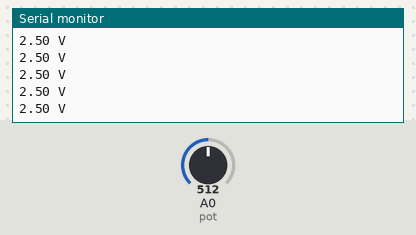
A sketch run on a simulated Arduino Uno, built with avr-gcc and run on an emulated ATmega328P. Shown: the last lines printed to the serial monitor. Inputs (shaded band) come from the test bench; at power-on: A0 (pot) = 512.

Above: at 1.2 s.
1.3 s: A0 (pot) set to 716
At 1.68 s:
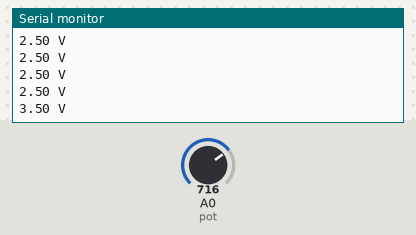
2.8 s: A0 (pot) set to 900
At 2.94 s:
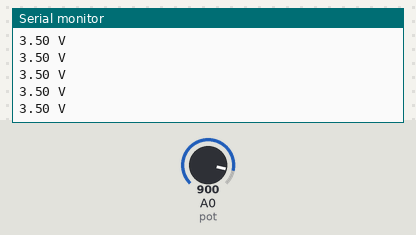
Timing chart, 0 to 5.8 s (numbered marks = the images above; inputs shaded):
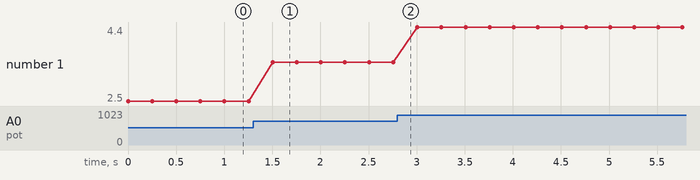

The sketch:

analogReadVoltages.ino
```cpp
int pot = A0;
float readvalue;
void setup() {
  pinMode(pot, INPUT);
  Serial.begin(9600);
}

void loop() {
  readvalue = analogRead(pot);
  Serial.print(readvalue*5/1023);
  Serial.println(" V");
  delay(250);

}
```

Measured:
- after the input at 1.3 s, the serial monitor: prints a new line after 0.20 s (image 1)
- plotted number 1: 2.5 → 3.5 after the input at 1.3 s, 3.5 → 4.4 after the input at 2.8 s
